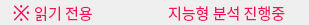
                   <widget class="QWidget" name="widget_5" native="true">
                    <property name="minimumSize">
                     <size>
                      <width>0</width>
                      <height>0</height>
                     </size>
                    </property>
                    <property name="maximumSize">
                     <size>
                      <width>16777215</width>
                      <height>25</height>
                     </size>
                    </property>
                    <layout class="QVBoxLayout" name="verticalLayout_30">
                     <property name="spacing">
                      <number>6</number>
                     </property>
                     <property name="topMargin">
                      <number>0</number>
                     </property>
                     <property name="bottomMargin">
                      <number>0</number>
                     </property>
                     <item>
                      <layout class="QHBoxLayout" name="horizontalLayout_54">
                       <item>
                        <layout class="QHBoxLayout" name="horizontalLayout_63">
                         <property name="spacing">
                          <number>0</number>
                         </property>
                         <item>
                          <widget class="QLabel" name="camera_page_readmod_icon">
                           <property name="sizePolicy">
                            <sizepolicy hsizetype="Fixed" vsizetype="Fixed">
                             <horstretch>0</horstretch>
                             <verstretch>0</verstretch>
                            </sizepolicy>
                           </property>
                           <property name="minimumSize">
                            <size>
                             <width>21</width>
                             <height>21</height>
                            </size>
                           </property>
                           <property name="maximumSize">
                            <size>
                             <width>21</width>
                             <height>21</height>
                            </size>
                           </property>
                           <property name="font">
                            <font>
                             <family>Sans</family>
                             <pointsize>16</pointsize>
                            </font>
                           </property>
                           <property name="styleSheet">
                            <string notr="true">color: rgb(242, 18, 94);</string>
                           </property>
                           <property name="text">
                            <string>※</string>
                           </property>
                           <property name="scaledContents">
                            <bool>true</bool>
                           </property>
                           <property name="alignment">
                            <set>Qt::AlignmentFlag::AlignCenter</set>
                           </property>
                          </widget>
                         </item>
                         <item>
                          <widget class="QLabel" name="camera_page_readmod_label">
                           <property name="sizePolicy">
                            <sizepolicy hsizetype="Fixed" vsizetype="Fixed">
                             <horstretch>0</horstretch>
                             <verstretch>0</verstretch>
                            </sizepolicy>
                           </property>
                           <property name="minimumSize">
                            <size>
                             <width>63</width>
                             <height>21</height>
                            </size>
                           </property>
                           <property name="maximumSize">
                            <size>
                             <width>38</width>
                             <height>21</height>
                            </size>
                           </property>
                           <property name="font">
                            <font>
                             <family>Sans</family>
                             <pointsize>11</pointsize>
                            </font>
                           </property>
                           <property name="styleSheet">
                            <string notr="true">color: rgb(242, 18, 94);</string>
                           </property>
                           <property name="text">
                            <string>읽기 전용</string>
                           </property>
                           <property name="alignment">
                            <set>Qt::AlignmentFlag::AlignCenter</set>
                           </property>
                          </widget>
                         </item>
                        </layout>
                       </item>
                       <item>
                        <spacer name="horizontalSpacer_14">
                         <property name="orientation">
                          <enum>Qt::Orientation::Horizontal</enum>
                         </property>
                         <property name="sizeHint" stdset="0">
                          <size>
                           <width>40</width>
                           <height>20</height>
                          </size>
                         </property>
                        </spacer>
                       </item>
                       <item>
                        <widget class="QLabel" name="camera_page_ai_active_icon">
                         <property name="sizePolicy">
                          <sizepolicy hsizetype="Fixed" vsizetype="Fixed">
                           <horstretch>0</horstretch>
                           <verstretch>0</verstretch>
                          </sizepolicy>
                         </property>
                         <property name="minimumSize">
                          <size>
                           <width>21</width>
                           <height>21</height>
                          </size>
                         </property>
                         <property name="maximumSize">
                          <size>
                           <width>21</width>
                           <height>21</height>
                          </size>
                         </property>
                         <property name="font">
                          <font>
                           <family>Sans</family>
                          </font>
                         </property>
                         <property name="styleSheet">
                          <string notr="true">color: rgb(242, 18, 94);</string>
                         </property>
                         <property name="text">
                          <string/>
                         </property>
                         <property name="pixmap">
                          <pixmap resource="../resourece.qrc">:/ui/ui/images/ico_analysis_on.svg</pixmap>
                         </property>
                         <property name="scaledContents">
                          <bool>true</bool>
                         </property>
                        </widget>
                       </item>
                       <item>
                        <widget class="QLabel" name="camera_page_ai_active_label">
                         <property name="sizePolicy">
                          <sizepolicy hsizetype="Fixed" vsizetype="Fixed">
                           <horstretch>0</horstretch>
                           <verstretch>0</verstretch>
                          </sizepolicy>
                         </property>
                         <property name="minimumSize">
                          <size>
                           <width>130</width>
                           <height>21</height>
                          </size>
                         </property>
                         <property name="maximumSize">
                          <size>
                           <width>130</width>
                           <height>21</height>
                          </size>
                         </property>
                         <property name="font">
                          <font>
                           <family>Sans</family>
                           <pointsize>11</pointsize>
                          </font>
                         </property>
                         <property name="styleSheet">
                          <string notr="true">color: rgb(242, 18, 94);</string>
                         </property>
                         <property name="text">
                          <string>지능형 분석 진행중</string>
                         </property>
                        </widget>
                       </item>
                      </layout>
                     </item>
                    </layout>
                   </widget>
